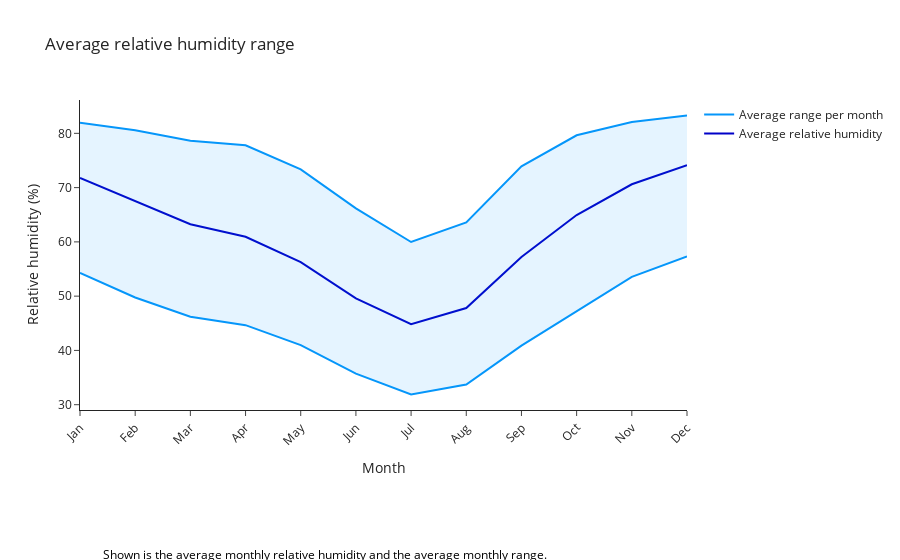

The cell this chart's notebook holds for it:
### Markdown cell above
#### Agerage monthly relative humidity range

### Code cell
# Create a DataFrame from the DataArrays
df = pd.DataFrame({
    'month': avg_rh.month.values,
    'avg_rh': avg_rh.values,
    'max_rh': mean_max_rh.values,
    'min_rh': mean_min_rh.values
})

# Create a line chart for average rel humidity
fig = go.Figure()

fig.add_trace(go.Scatter(x=df['month'], y=df['avg_rh'], 
                         mode='lines', 
                         name='Average relative humidity', 
                         line_color='rgb(0, 0, 200)')
                         )

# Add a line chart for max rel humidity
fig.add_trace(go.Scatter(x=df['month'], y=df['max_rh'], 
                         mode='lines',
                         name='Average range per month', 
                         line_color='rgb(5, 150, 250)')
                         )

# Add a line chart for min rel humidity
fig.add_trace(go.Scatter(x=df['month'], y=df['min_rh'], 
                         mode='lines', 
                         name='Min realtive humidity', 
                         line_color='rgb(5, 150, 250)', 
                         fill='tonexty', 
                         fillcolor = 'rgba(5, 150, 250, 0.1)', 
                         showlegend=False)
                         )

# Set the layout
fig.update_layout(title='Average relative humidity range',
                  yaxis=dict(title='Relative humidity (%)'),
                  xaxis=dict(
                      title='Month',
                      tickmode='array',
                      tickvals=df['month'],
                      ticktext=['Jan', 'Feb', 'Mar', 'Apr', 'May', 'Jun', 'Jul', 'Aug', 'Sep', 'Oct', 'Nov', 'Dec'],
                      tickangle=-45
                  ),
                  template='simple_white'
                )
# Add text within the figure
fig.add_annotation(text=""" Shown is the average monthly relative humidity and the average monthly range. 
                   <br>The range delimiters show the mean of monhtly maximum and minimum relative humidity. 
                   <br>Here as well, keep in mind these are means and not the extreme values.
                   """,
                    xref='paper', yref='paper',
                    x=0.5, y=-0.6,  # Adjust this value to position the text below the x-axis legend
                    showarrow=False,
                    align='left',
                    font=dict(size=12, color='black')
                    )

# Adjust the bottom margin to create more space below the figure
fig.update_layout(margin=dict(b=150))

# Show the figure
fig.update_traces(hovertemplate='%{x}: %{y:.0f} % <extra></extra>')
fig.show()

### Figure 1 — Plotly figure (JSON) as saved in the notebook; plotly's stock layout.template omitted (floating-point values rounded to 4 significant figures)
{"data": [{"hovertemplate": "%{x}: %{y:.0f} % <extra></extra>", "line": {"color": "rgb(0, 0, 200)"}, "mode": "lines", "name": "Average relative humidity", "type": "scatter", "x": [1, 2, 3, 4, 5, 6, 7, 8, 9, 10, 11, 12], "y": [71.77, 67.54, 63.25, 60.93, 56.27, 49.58, 44.83, 47.8, 57.23, 64.94, 70.61, 74.13]}, {"hovertemplate": "%{x}: %{y:.0f} % <extra></extra>", "line": {"color": "rgb(5, 150, 250)"}, "mode": "lines", "name": "Average range per month", "type": "scatter", "x": [1, 2, 3, 4, 5, 6, 7, 8, 9, 10, 11, 12], "y": [81.95, 80.56, 78.65, 77.79, 73.36, 66.19, 59.98, 63.6, 73.91, 79.65, 82.07, 83.29]}, {"fill": "tonexty", "fillcolor": "rgba(5, 150, 250, 0.1)", "hovertemplate": "%{x}: %{y:.0f} % <extra></extra>", "line": {"color": "rgb(5, 150, 250)"}, "mode": "lines", "name": "Min realtive humidity", "showlegend": false, "type": "scatter", "x": [1, 2, 3, 4, 5, 6, 7, 8, 9, 10, 11, 12], "y": [54.3, 49.76, 46.21, 44.65, 40.98, 35.72, 31.88, 33.71, 40.87, 47.28, 53.57, 57.33]}], "layout": {"annotations": [{"align": "left", "font": {"color": "black", "size": 12}, "showarrow": false, "text": " Shown is the average monthly relative humidity and the average monthly range. \n                   <br>The range delimiters show the mean of monhtly maximum and minimum relative humidity. \n                   <br>Here as well, keep in mind these are means and not the extreme values.\n                   ", "x": 0.5, "xref": "paper", "y": -0.6, "yref": "paper"}], "margin": {"b": 150}, "title": {"text": "Average relative humidity range"}, "xaxis": {"tickangle": -45, "tickmode": "array", "ticktext": ["Jan", "Feb", "Mar", "Apr", "May", "Jun", "Jul", "Aug", "Sep", "Oct", "Nov", "Dec"], "tickvals": [1, 2, 3, 4, 5, 6, 7, 8, 9, 10, 11, 12], "title": {"text": "Month"}}, "yaxis": {"title": {"text": "Relative humidity (%)"}}}}
